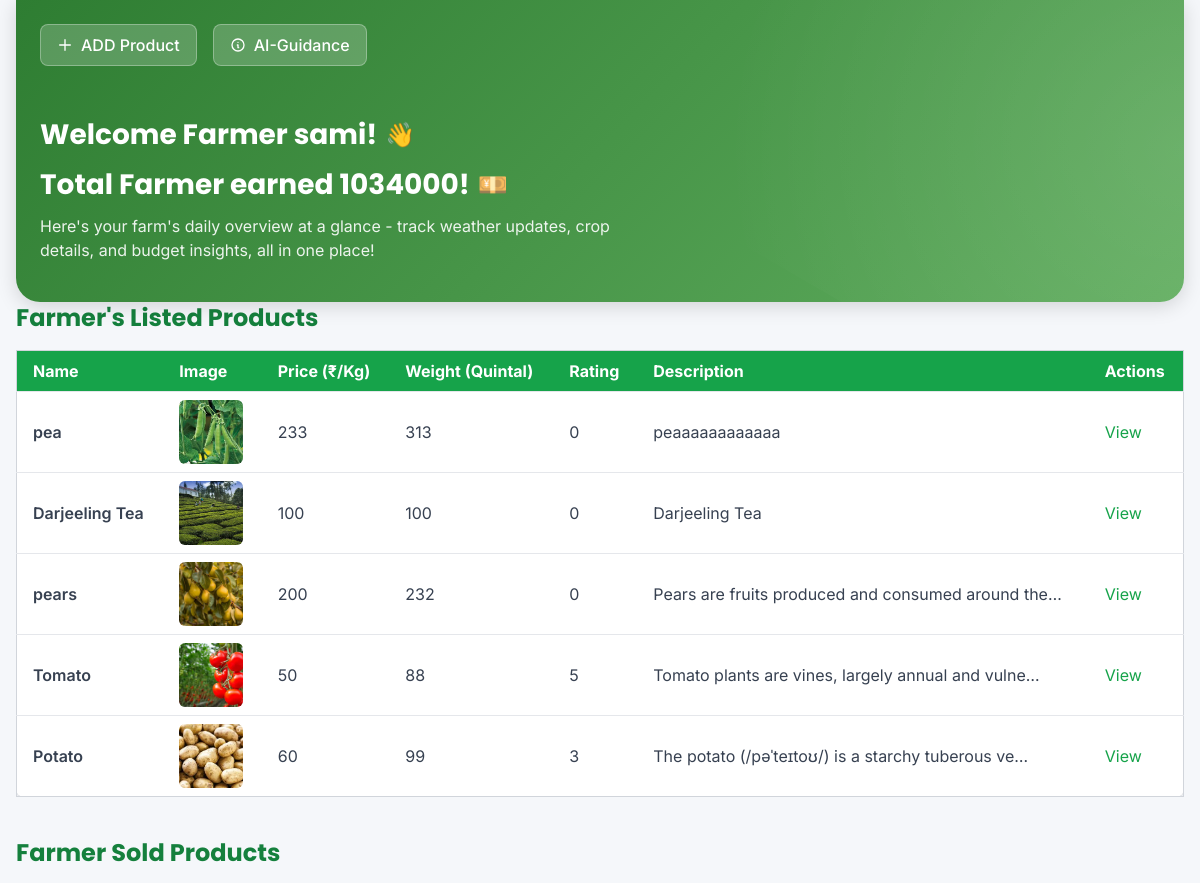
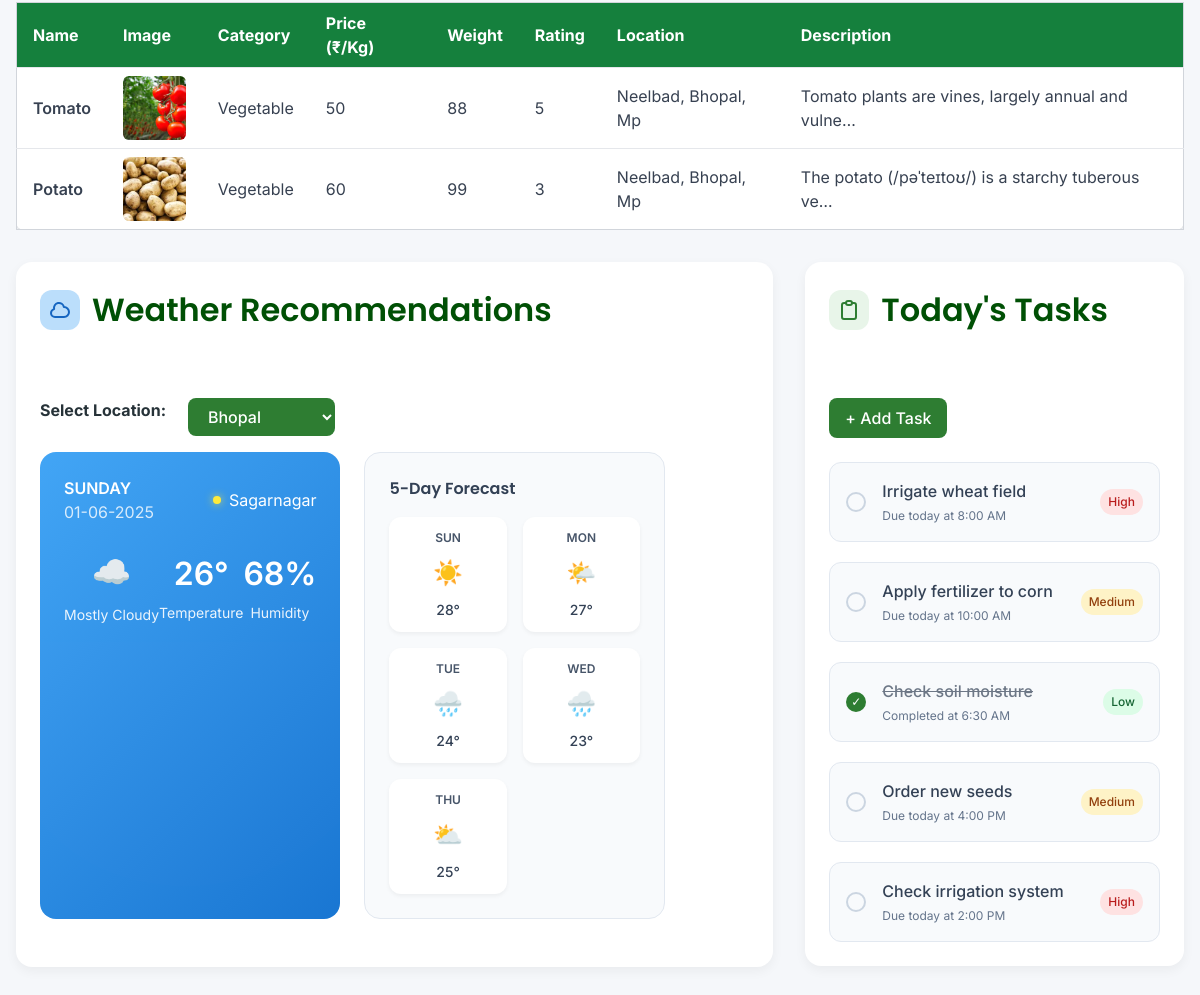
Page /farmer-dashboard/ (signed in) on the committed database (2 pictures, top to bottom).
### home/models.py (models this page shows, shortened)
class MarketItems(models.Model):
    farmer = models.ForeignKey(User,on_delete=models.CASCADE)
    items_name = models.CharField(max_length=1000)
    items_description = models.TextField(max_length=1000)
    category = models.ForeignKey(Category,on_delete=models.CASCADE)   # e.g. “Fertilizer”, “Tool”
    item_price = models.IntegerField()
    item_image = models.ImageField(upload_to='market_items/')
    items_weight = models.IntegerField()
    min_weight = models.IntegerField(default=0)
    item_rating = models.IntegerField(default=0)
    location = models.CharField(max_length=300,default="Neelbad, Bhopal, Mp")
    def __str__(self):
        return self.items_name

class FarmerHistory(models.Model):
    farmer = models.ForeignKey(User,on_delete=models.CASCADE)
    items_name = models.CharField(max_length=1000)
    items_description = models.TextField(max_length=1000)
    category = models.ForeignKey(Category,on_delete=models.CASCADE)   # e.g. “Fertilizer”, “Tool”
    item_price = models.IntegerField()
    item_image = models.ImageField(upload_to='market_items/')
    items_weight = models.IntegerField()
    item_rating = models.IntegerField(default=0)
    location = models.CharField(max_length=300,default="Neelbad, Bhopal, Mp")
    def __str__(self):
        return self.items_name

class Category(models.Model):
    name = models.CharField(max_length=300)

### home/views.py (the view)
# urls.py: path("farmer-dashboard/",views.farmer_dashboard,name="farmer_dashboard"),
@login_required
def farmer_dashboard(request):
    user = request.user
    history = FarmerHistory.objects.filter(farmer=user)
    market_items = MarketItems.objects.filter(farmer=request.user)
    total_amount = 0
    for item in history:
        total_amount += item.item_price*100*item.items_weight
    print(market_items)
    print(history)
    context = {
        "name" : user.first_name,
        "history":history,
        "total_amount" : total_amount,
        "market_items" : market_items
    }
    return render(request,"home/farmer_dashboard.html",context)

### templates/home/farmer_dashboard.html (shortened to what this page needs)
{% load static %}
<!DOCTYPE html>
<html lang="en">
  <head>
    <script src="https://cdn.tailwindcss.com"></script>
  </head>
  <body>
    <div class="app-container">
      <header class="header animate-slide-up">
        <div class="header-container">
          <div class="header-top">
            <div class="header-actions">
              <button class="add-farm-button" id="addProductBtn" onclick="window.location.href='{%url 'list_item' %}'">
                <svg width="16" height="16" fill="none" viewBox="0 0 24 24" stroke="currentColor">
                  <path stroke-linecap="round" stroke-linejoin="round" stroke-width="2" d="M12 4v16m8-8H4" />
                </svg>
                ADD Product
              </button>
              <button class="add-farm-button" id="guidanceBtn" onclick="window.location.href='{%url 'farmer_guidance' %}'">
                <svg width="16" height="16" fill="none" viewBox="0 0 24 24" stroke="currentColor">
                  <path stroke-linecap="round" stroke-linejoin="round" stroke-width="2" d="M13 16h-1v-4h-1m1-4h.01M21 12a9 9 0 11-18 0 9 9 0 0118 0z" />
                </svg>
                AI-Guidance
              </button>
            </div>
          </div>
          <div class="welcome-section animate-fade-in">
            <h1 class="welcome-title">
              Welcome Farmer {{name}}!
              <span class="hand-wave animate-bounce-gentle">👋</span>
            </h1>
            <h1 class="welcome-title">
              Total Farmer earned {{total_amount}}!
              <span class="hand-wave animate-bounce-gentle">💴</span>
            </h1>
            <p class="welcome-text">
              Here's your farm's daily overview at a glance - track weather updates, crop details, and budget insights, all in one place!
            </p>
          </div>
        </div>
      </header>
      {% if market_items %}
  <h2 class="text-2xl font-bold text-green-700 mb-4">Farmer's Listed Products</h2>
  <div class="overflow-x-auto">
    <table class="min-w-full table-auto border border-gray-300 bg-white rounded-lg shadow">
      <thead class="bg-green-600 text-white">
        <tr>
          <th class="px-4 py-2 text-left">Name</th>
          <th class="px-4 py-2 text-left">Image</th>
          <th class="px-4 py-2 text-left">Price (₹/Kg)</th>
          <th class="px-4 py-2 text-left">Weight (Quintal)</th>
          <th class="px-4 py-2 text-left">Rating</th>
          <th class="px-4 py-2 text-left">Description</th>
          <th class="px-4 py-2 text-left">Actions</th>
        </tr>
      </thead>
      <tbody class="text-gray-700">
        {% for item in market_items %}
        <tr class="border-t hover:bg-green-50">
          <td class="px-4 py-2 font-semibold">{{ item.items_name }}</td>
          <td class="px-4 py-2">
            {% if item.item_image %}
              <img src="{{ item.item_image.url }}" alt="{{ item.items_name }}" class="h-16 w-16 object-cover rounded-md">
            {% else %}
              <span class="italic text-gray-400">No Image</span>
            {% endif %}
          </td>
          <td class="px-4 py-2">{{ item.item_price }}</td>
          <td class="px-4 py-2">{{ item.items_weight }}</td>
          <td class="px-4 py-2">{{ item.item_rating }}</td>
          <td class="px-4 py-2">{{ item.items_description|truncatechars:50 }}</td>
          <td class="px-4 py-2">
            <a href="{% url 'product_card' item.id %}" class="text-green-600 hover:underline">View</a>
          </td>
        </tr>
        {% endfor %}
      </tbody>
    </table>
  </div>
{% endif %}
{% if history %}
  <h2 class="text-2xl font-bold text-green-700 mt-10 mb-4">Farmer Sold Products</h2>
  <div class="overflow-x-auto">
    <table class="min-w-full table-auto border border-gray-300 bg-white rounded-lg shadow">
      <thead class="bg-green-700 text-white">
        <tr>
          <th class="px-4 py-2 text-left">Name</th>
          <th class="px-4 py-2 text-left">Image</th>
          <th class="px-4 py-2 text-left">Category</th>
          <th class="px-4 py-2 text-left">Price (₹/Kg)</th>
          <th class="px-4 py-2 text-left">Weight</th>
          <th class="px-4 py-2 text-left">Rating</th>
          <th class="px-4 py-2 text-left">Location</th>
          <th class="px-4 py-2 text-left">Description</th>
        </tr>
      </thead>
      <tbody class="text-gray-700">
        {% for item in history %}
        <tr class="border-t hover:bg-green-50">
          <td class="px-4 py-2 font-semibold">{{ item.items_name }}</td>
          <td class="px-4 py-2">
            {% if item.item_image %}
              <img src="{{ item.item_image.url }}" alt="{{ item.items_name }}" class="h-16 w-16 object-cover rounded-md">
            {% else %}
              <img src="{% static 'images/placeholder.jpg' %}" alt="No image" class="h-16 w-16 object-cover rounded-md">
            {% endif %}
          </td>
          <td class="px-4 py-2">{{ item.category.name }}</td>
          <td class="px-4 py-2">{{ item.item_price }}</td>
          <td class="px-4 py-2">{{ item.items_weight }}</td>
          <td class="px-4 py-2">{{ item.item_rating }}</td>
          <td class="px-4 py-2">{{ item.location }}</td>
          <td class="px-4 py-2">{{ item.items_description|truncatechars:50 }}</td>
        </tr>
        {% endfor %}
      </tbody>
    </table>
  </div>
{% endif %}
      <main class="main-content">
        <section class="weather-section animate-slide-right">
          <div class="section-header">
            <div class="section-title">
              <div class="icon-container weather-icon-container">
                <svg class="section-icon" fill="none" viewBox="0 0 24 24" stroke="currentColor">
                  <path stroke-linecap="round" stroke-linejoin="round" stroke-width="2" d="M3 15a4 4 0 004 4h9a5 5 0 10-.1-9.999 5.002 5.002 0 10-9.78 2.096A4.4 4.4 0 003 15z" />
                </svg>
              </div>
              <h2>Weather Recommendations</h2>
            </div>
              <div class="section-actions">
                <label for="locationSelect" style="margin-right: 10px; font-weight: bold;">Select Location:</label>
                <select id="locationSelect" class="primary-button">
                  <option value="Bhopal">Bhopal</option>
                </select>
              </div>
          <div class="weather-content">
            <div class="weather-details">
              <div class="weather-header">
                <div>
                  <p class="day">SATURDAY</p>
                  <p class="date">02-Nov-2024</p>
                </div>
                <div class="location">
                  <div class="location-dot"></div>
                  <span>Sagarnagar</span>
                </div>
              </div>
              <div class="weather-stats">
                <div class="weather-stat-item">
                  <div class="stat-emoji">☁️</div>
                  <div class="stat-text">Mostly Cloudy</div>
                </div>
                <div class="weather-stat-item">
                  <div class="stat-value">26°</div>
                  <div class="stat-label">Temperature</div>
                </div>
                <div class="weather-stat-item">
                  <div class="stat-value">68%</div>
                  <div class="stat-label">Humidity</div>
                </div>
              </div>
            </div>
            <div class="weather-forecast">
              <h3 class="forecast-title">5-Day Forecast</h3>
              <div class="forecast-items">
                <div class="forecast-item">
                  <div class="forecast-day">SUN</div>
                  <div class="forecast-emoji">☀️</div>
                  <div class="forecast-temp">28°</div>
                </div>
                <div class="forecast-item">
                  <div class="forecast-day">MON</div>
                  <div class="forecast-emoji">🌤️</div>
                  <div class="forecast-temp">27°</div>
                </div>
                <div class="forecast-item">
                  <div class="forecast-day">TUE</div>
                  <div class="forecast-emoji">🌧️</div>
                  <div class="forecast-temp">24°</div>
                </div>
                <div class="forecast-item">
                  <div class="forecast-day">WED</div>
                  <div class="forecast-emoji">🌧️</div>
                  <div class="forecast-temp">23°</div>
                </div>
                <div class="forecast-item">
                  <div class="forecast-day">THU</div>
                  <div class="forecast-emoji">⛅</div>
                  <div class="forecast-temp">25°</div>
                </div>
              </div>
            </div>
          </div>
        </section>
        <section class="tasks-section animate-slide-left">
          <div class="section-header">
            <div class="section-title">
              <div class="icon-container" style="background-color: #e8f5e9; color: #2e7d32;">
                <svg class="section-icon" fill="none" viewBox="0 0 24 24" stroke="currentColor">
                  <path stroke-linecap="round" stroke-linejoin="round" stroke-width="2" d="M9 5H7a2 2 0 00-2 2v12a2 2 0 002 2h10a2 2 0 002-2V7a2 2 0 00-2-2h-2M9 5a2 2 0 002 2h2a2 2 0 002-2M9 5a2 2 0 012-2h2a2 2 0 012 2" />
                </svg>
              </div>
              <h2>Today's Tasks</h2>
            </div>
            <div class="section-actions">
              <button class="primary-button" id="addTaskBtn">
                + Add Task
              </button>
            </div>
          </div>
          <div class="tasks-content">
            <div class="task-item">
              <div class="task-checkbox" onclick="toggleTaskComplete(this)"></div>
              <div class="task-content">
                <div class="task-title">Irrigate wheat field</div>
                <div class="task-due" data-original="Due today at 8:00 AM">Due today at 8:00 AM</div>
              </div>
              <div class="task-priority priority-high">High</div>
            </div>
            <div class="task-item">
              <div class="task-checkbox" onclick="toggleTaskComplete(this)"></div>
              <div class="task-content">
                <div class="task-title">Apply fertilizer to corn</div>
                <div class="task-due" data-original="Due today at 10:00 AM">Due today at 10:00 AM</div>
              </div>
              <div class="task-priority priority-medium">Medium</div>
            </div>
            <div class="task-item">
              <div class="task-checkbox checked" onclick="toggleTaskComplete(this)"></div>
              <div class="task-content">
                <div class="task-title" style="text-decoration: line-through; opacity: 0.7;">Check soil moisture</div>
                <div class="task-due" data-original="Due today at 6:30 AM">Completed at 6:30 AM</div>
              </div>
              <div class="task-priority priority-low">Low</div>
            </div>
            <div class="task-item">
              <div class="task-checkbox" onclick="toggleTaskComplete(this)"></div>
              <div class="task-content">
                <div class="task-title">Order new seeds</div>
                <div class="task-due" data-original="Due today at 4:00 PM">Due today at 4:00 PM</div>
              </div>
              <div class="task-priority priority-medium">Medium</div>
            </div>
            <div class="task-item">
              <div class="task-checkbox" onclick="toggleTaskComplete(this)"></div>
              <div class="task-content">
                <div class="task-title">Check irrigation system</div>
                <div class="task-due" data-original="Due today at 2:00 PM">Due today at 2:00 PM</div>
              </div>
              <div class="task-priority priority-high">High</div>
            </div>
          </div>
        </section>
</body>
</html>

### rows in the picture
MarketItems: items_name "pea", item_image (picture), item_price "233", items_weight "313", item_rating "0", items_description "peaaaaaaaaaaaa"
MarketItems: items_name "Darjeeling Tea", item_image (picture), item_price "100", items_weight "100", item_rating "0", items_description "Darjeeling Tea"
MarketItems: items_name "pears", item_image (picture), item_price "200", items_weight "232", item_rating "0", items_description "Pears are fruits produced and consumed around the…"
MarketItems: items_name "Tomato", item_image (picture), item_price "50", items_weight "88", item_rating "5", items_description "Tomato plants are vines, largely annual and vulne…"
MarketItems: items_name "Potato", item_image (picture), item_price "60", items_weight "99", item_rating "3", items_description "The potato (/pəˈteɪtoʊ/) is a starchy tuberous ve…"
FarmerHistory: items_name "Tomato", item_image (picture), category.name "Vegetable", item_price "50", items_weight "88", item_rating "5", location "Neelbad, Bhopal, Mp", items_description "Tomato plants are vines, largely annual and vulne…"
FarmerHistory: items_name "Potato", item_image (picture), category.name "Vegetable", item_price "60", items_weight "99", item_rating "3", location "Neelbad, Bhopal, Mp", items_description "The potato (/pəˈteɪtoʊ/) is a starchy tuberous ve…"

### other values in the picture
{{ name }} "sami"
{{ total_amount }} "1034000"
